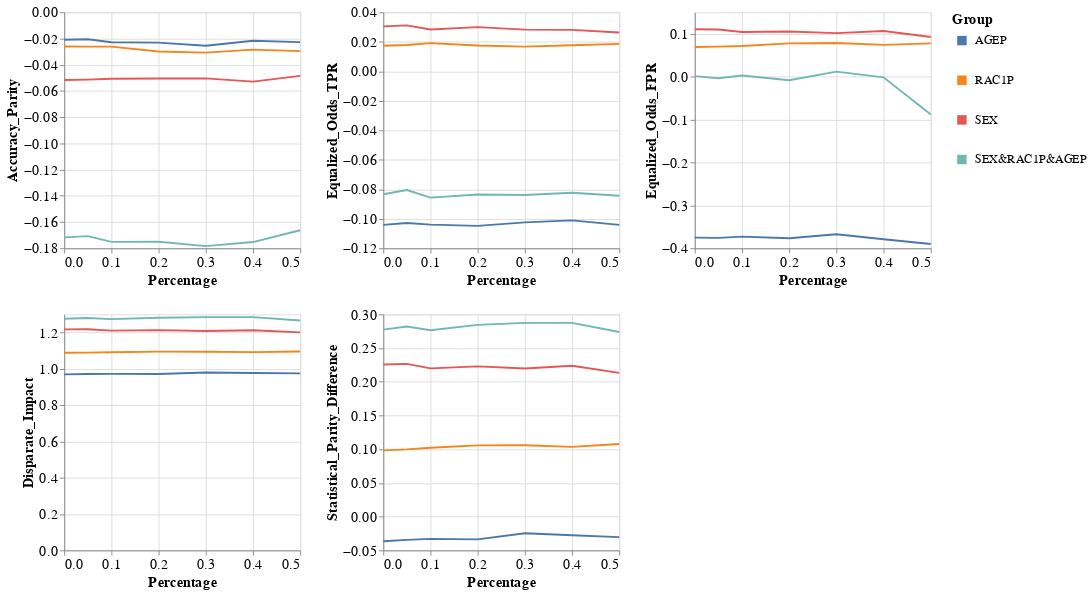

The cell this chart's notebook holds for it:
### Code cell
visualizer.create_groups_grid_pct_lines_plot(model_name=MODEL_NAMES[0],
                                             target_preprocessing_technique=PREPROCESSING_TECHNIQUES[0],
                                             group_metrics_type='fairness')

### Figure 1 — Vega-Lite specification as saved in the notebook (floating-point values rounded to 4 significant figures)
{"config": {"view": {"continuousWidth": 400, "continuousHeight": 300}, "axis": {"labelFontSize": 15, "titleFontSize": 15}, "legend": {"labelFontSize": 13, "symbolStrokeWidth": 10, "titleFontSize": 15}}, "vconcat": [{"hconcat": [{"mark": "line", "encoding": {"color": {"field": "Group", "type": "nominal"}, "x": {"field": "Percentage", "type": "quantitative"}, "y": {"field": "Metric_Value", "title": "Accuracy_Parity", "type": "quantitative"}}, "height": 250, "width": 250}, {"data": {"name": "data-46da9103231d76e9001d770f48db7d32"}, "mark": "line", "encoding": {"color": {"field": "Group", "type": "nominal"}, "x": {"field": "Percentage", "type": "quantitative"}, "y": {"field": "Metric_Value", "title": "Equalized_Odds_TPR", "type": "quantitative"}}, "height": 250, "width": 250}, {"data": {"name": "data-52fa8e888b3dc60525c4aa1cba17528d"}, "mark": "line", "encoding": {"color": {"field": "Group", "type": "nominal"}, "x": {"field": "Percentage", "type": "quantitative"}, "y": {"field": "Metric_Value", "title": "Equalized_Odds_FPR", "type": "quantitative"}}, "height": 250, "width": 250}]}, {"hconcat": [{"mark": "line", "encoding": {"color": {"field": "Group", "type": "nominal"}, "x": {"field": "Percentage", "type": "quantitative"}, "y": {"field": "Metric_Value", "title": "Disparate_Impact", "type": "quantitative"}}, "height": 250, "width": 250}, {"data": {"name": "data-7d85b744a93e8efed83a382d8a93827a"}, "mark": "line", "encoding": {"color": {"field": "Group", "type": "nominal"}, "x": {"field": "Percentage", "type": "quantitative"}, "y": {"field": "Metric_Value", "title": "Statistical_Parity_Difference", "type": "quantitative"}}, "height": 250, "width": 250}], "data": {"name": "data-00ce68fffb4815824ee5a230e3add630"}}], "data": {"name": "data-7b743c8c07b8736324dc1210b50a3002"}, "$schema": "https://vega.github.io/schema/vega-lite/v4.17.0.json", "datasets": {"data-7b743c8c07b8736324dc1210b50a3002": [{"Model_Name": "DecisionTreeClassifier", "Metric": "Accuracy_Parity", "Group": "AGEP", "Metric_Value": -0.02095, "Percentage": 0.0}, {"Model_Name": "DecisionTreeClassifier", "Metric": "Accuracy_Parity", "Group": "RAC1P", "Metric_Value": -0.02612, "Percentage": 0.0}, {"Model_Name": "DecisionTreeClassifier", "Metric": "Accuracy_Parity", "Group": "SEX", "Metric_Value": -0.05169, "Percentage": 0.0}, {"Model_Name": "DecisionTreeClassifier", "Metric": "Accuracy_Parity", "Group": "SEX&RAC1P&AGEP", "Metric_Value": -0.1717, "Percentage": 0.0}, {"Model_Name": "DecisionTreeClassifier", "Metric": "Accuracy_Parity", "Group": "AGEP", "Metric_Value": -0.02054, "Percentage": 0.05}, {"Model_Name": "DecisionTreeClassifier", "Metric": "Accuracy_Parity", "Group": "RAC1P", "Metric_Value": -0.02619, "Percentage": 0.05}, {"Model_Name": "DecisionTreeClassifier", "Metric": "Accuracy_Parity", "Group": "SEX", "Metric_Value": -0.05138, "Percentage": 0.05}, {"Model_Name": "DecisionTreeClassifier", "Metric": "Accuracy_Parity", "Group": "SEX&RAC1P&AGEP", "Metric_Value": -0.1707, "Percentage": 0.05}, {"Model_Name": "DecisionTreeClassifier", "Metric": "Accuracy_Parity", "Group": "AGEP", "Metric_Value": -0.02284, "Percentage": 0.1}, {"Model_Name": "DecisionTreeClassifier", "Metric": "Accuracy_Parity", "Group": "RAC1P", "Metric_Value": -0.02623, "Percentage": 0.1}, {"Model_Name": "DecisionTreeClassifier", "Metric": "Accuracy_Parity", "Group": "SEX", "Metric_Value": -0.05068, "Percentage": 0.1}, {"Model_Name": "DecisionTreeClassifier", "Metric": "Accuracy_Parity", "Group": "SEX&RAC1P&AGEP", "Metric_Value": -0.1751, "Percentage": 0.1}, {"Model_Name": "DecisionTreeClassifier", "Metric": "Accuracy_Parity", "Group": "AGEP", "Metric_Value": -0.02317, "Percentage": 0.2}, {"Model_Name": "DecisionTreeClassifier", "Metric": "Accuracy_Parity", "Group": "RAC1P", "Metric_Value": -0.02988, "Percentage": 0.2}, {"Model_Name": "DecisionTreeClassifier", "Metric": "Accuracy_Parity", "Group": "SEX", "Metric_Value": -0.05054, "Percentage": 0.2}, {"Model_Name": "DecisionTreeClassifier", "Metric": "Accuracy_Parity", "Group": "SEX&RAC1P&AGEP", "Metric_Value": -0.175, "Percentage": 0.2}, {"Model_Name": "DecisionTreeClassifier", "Metric": "Accuracy_Parity", "Group": "AGEP", "Metric_Value": -0.02552, "Percentage": 0.3}, {"Model_Name": "DecisionTreeClassifier", "Metric": "Accuracy_Parity", "Group": "RAC1P", "Metric_Value": -0.0308, "Percentage": 0.3}, {"Model_Name": "DecisionTreeClassifier", "Metric": "Accuracy_Parity", "Group": "SEX", "Metric_Value": -0.05038, "Percentage": 0.3}, {"Model_Name": "DecisionTreeClassifier", "Metric": "Accuracy_Parity", "Group": "SEX&RAC1P&AGEP", "Metric_Value": -0.1784, "Percentage": 0.3}, {"Model_Name": "DecisionTreeClassifier", "Metric": "Accuracy_Parity", "Group": "AGEP", "Metric_Value": -0.02168, "Percentage": 0.4}, {"Model_Name": "DecisionTreeClassifier", "Metric": "Accuracy_Parity", "Group": "RAC1P", "Metric_Value": -0.02846, "Percentage": 0.4}, {"Model_Name": "DecisionTreeClassifier", "Metric": "Accuracy_Parity", "Group": "SEX", "Metric_Value": -0.0529, "Percentage": 0.4}, {"Model_Name": "DecisionTreeClassifier", "Metric": "Accuracy_Parity", "Group": "SEX&RAC1P&AGEP", "Metric_Value": -0.1753, "Percentage": 0.4}, {"Model_Name": "DecisionTreeClassifier", "Metric": "Accuracy_Parity", "Group": "AGEP", "Metric_Value": -0.02276, "Percentage": 0.5}, {"Model_Name": "DecisionTreeClassifier", "Metric": "Accuracy_Parity", "Group": "RAC1P", "Metric_Value": -0.02966, "Percentage": 0.5}, {"Model_Name": "DecisionTreeClassifier", "Metric": "Accuracy_Parity", "Group": "SEX", "Metric_Value": -0.04851, "Percentage": 0.5}, {"Model_Name": "DecisionTreeClassifier", "Metric": "Accuracy_Parity", "Group": "SEX&RAC1P&AGEP", "Metric_Value": -0.1662, "Percentage": 0.5}], "data-46da9103231d76e9001d770f48db7d32": [{"Model_Name": "DecisionTreeClassifier", "Metric": "Equalized_Odds_TPR", "Group": "AGEP", "Metric_Value": -0.1041, "Percentage": 0.0}, {"Model_Name": "DecisionTreeClassifier", "Metric": "Equalized_Odds_TPR", "Group": "RAC1P", "Metric_Value": 0.01726, "Percentage": 0.0}, {"Model_Name": "DecisionTreeClassifier", "Metric": "Equalized_Odds_TPR", "Group": "SEX", "Metric_Value": 0.03045, "Percentage": 0.0}, {"Model_Name": "DecisionTreeClassifier", "Metric": "Equalized_Odds_TPR", "Group": "SEX&RAC1P&AGEP", "Metric_Value": -0.08338, "Percentage": 0.0}, {"Model_Name": "DecisionTreeClassifier", "Metric": "Equalized_Odds_TPR", "Group": "AGEP", "Metric_Value": -0.1029, "Percentage": 0.05}, {"Model_Name": "DecisionTreeClassifier", "Metric": "Equalized_Odds_TPR", "Group": "RAC1P", "Metric_Value": 0.01786, "Percentage": 0.05}, {"Model_Name": "DecisionTreeClassifier", "Metric": "Equalized_Odds_TPR", "Group": "SEX", "Metric_Value": 0.03113, "Percentage": 0.05}, {"Model_Name": "DecisionTreeClassifier", "Metric": "Equalized_Odds_TPR", "Group": "SEX&RAC1P&AGEP", "Metric_Value": -0.08055, "Percentage": 0.05}, {"Model_Name": "DecisionTreeClassifier", "Metric": "Equalized_Odds_TPR", "Group": "AGEP", "Metric_Value": -0.1039, "Percentage": 0.1}, {"Model_Name": "DecisionTreeClassifier", "Metric": "Equalized_Odds_TPR", "Group": "RAC1P", "Metric_Value": 0.01911, "Percentage": 0.1}, {"Model_Name": "DecisionTreeClassifier", "Metric": "Equalized_Odds_TPR", "Group": "SEX", "Metric_Value": 0.02835, "Percentage": 0.1}, {"Model_Name": "DecisionTreeClassifier", "Metric": "Equalized_Odds_TPR", "Group": "SEX&RAC1P&AGEP", "Metric_Value": -0.08565, "Percentage": 0.1}, {"Model_Name": "DecisionTreeClassifier", "Metric": "Equalized_Odds_TPR", "Group": "AGEP", "Metric_Value": -0.1048, "Percentage": 0.2}, {"Model_Name": "DecisionTreeClassifier", "Metric": "Equalized_Odds_TPR", "Group": "RAC1P", "Metric_Value": 0.01751, "Percentage": 0.2}, {"Model_Name": "DecisionTreeClassifier", "Metric": "Equalized_Odds_TPR", "Group": "SEX", "Metric_Value": 0.0299, "Percentage": 0.2}, {"Model_Name": "DecisionTreeClassifier", "Metric": "Equalized_Odds_TPR", "Group": "SEX&RAC1P&AGEP", "Metric_Value": -0.08359, "Percentage": 0.2}, {"Model_Name": "DecisionTreeClassifier", "Metric": "Equalized_Odds_TPR", "Group": "AGEP", "Metric_Value": -0.1024, "Percentage": 0.3}, {"Model_Name": "DecisionTreeClassifier", "Metric": "Equalized_Odds_TPR", "Group": "RAC1P", "Metric_Value": 0.01674, "Percentage": 0.3}, {"Model_Name": "DecisionTreeClassifier", "Metric": "Equalized_Odds_TPR", "Group": "SEX", "Metric_Value": 0.02825, "Percentage": 0.3}, {"Model_Name": "DecisionTreeClassifier", "Metric": "Equalized_Odds_TPR", "Group": "SEX&RAC1P&AGEP", "Metric_Value": -0.08392, "Percentage": 0.3}, {"Model_Name": "DecisionTreeClassifier", "Metric": "Equalized_Odds_TPR", "Group": "AGEP", "Metric_Value": -0.1011, "Percentage": 0.4}, {"Model_Name": "DecisionTreeClassifier", "Metric": "Equalized_Odds_TPR", "Group": "RAC1P", "Metric_Value": 0.01761, "Percentage": 0.4}, {"Model_Name": "DecisionTreeClassifier", "Metric": "Equalized_Odds_TPR", "Group": "SEX", "Metric_Value": 0.02804, "Percentage": 0.4}, {"Model_Name": "DecisionTreeClassifier", "Metric": "Equalized_Odds_TPR", "Group": "SEX&RAC1P&AGEP", "Metric_Value": -0.08241, "Percentage": 0.4}, {"Model_Name": "DecisionTreeClassifier", "Metric": "Equalized_Odds_TPR", "Group": "AGEP", "Metric_Value": -0.1041, "Percentage": 0.5}, {"Model_Name": "DecisionTreeClassifier", "Metric": "Equalized_Odds_TPR", "Group": "RAC1P", "Metric_Value": 0.01855, "Percentage": 0.5}, {"Model_Name": "DecisionTreeClassifier", "Metric": "Equalized_Odds_TPR", "Group": "SEX", "Metric_Value": 0.02627, "Percentage": 0.5}, {"Model_Name": "DecisionTreeClassifier", "Metric": "Equalized_Odds_TPR", "Group": "SEX&RAC1P&AGEP", "Metric_Value": -0.08436, "Percentage": 0.5}], "data-52fa8e888b3dc60525c4aa1cba17528d": [{"Model_Name": "DecisionTreeClassifier", "Metric": "Equalized_Odds_FPR", "Group": "AGEP", "Metric_Value": -0.3752, "Percentage": 0.0}, {"Model_Name": "DecisionTreeClassifier", "Metric": "Equalized_Odds_FPR", "Group": "RAC1P", "Metric_Value": 0.06921, "Percentage": 0.0}, {"Model_Name": "DecisionTreeClassifier", "Metric": "Equalized_Odds_FPR", "Group": "SEX", "Metric_Value": 0.1103, "Percentage": 0.0}, {"Model_Name": "DecisionTreeClassifier", "Metric": "Equalized_Odds_FPR", "Group": "SEX&RAC1P&AGEP", "Metric_Value": 0.001128, "Percentage": 0.0}, {"Model_Name": "DecisionTreeClassifier", "Metric": "Equalized_Odds_FPR", "Group": "AGEP", "Metric_Value": -0.3758, "Percentage": 0.05}, {"Model_Name": "DecisionTreeClassifier", "Metric": "Equalized_Odds_FPR", "Group": "RAC1P", "Metric_Value": 0.06995, "Percentage": 0.05}, {"Model_Name": "DecisionTreeClassifier", "Metric": "Equalized_Odds_FPR", "Group": "SEX", "Metric_Value": 0.1099, "Percentage": 0.05}, {"Model_Name": "DecisionTreeClassifier", "Metric": "Equalized_Odds_FPR", "Group": "SEX&RAC1P&AGEP", "Metric_Value": -0.003905, "Percentage": 0.05}, {"Model_Name": "DecisionTreeClassifier", "Metric": "Equalized_Odds_FPR", "Group": "AGEP", "Metric_Value": -0.373, "Percentage": 0.1}, {"Model_Name": "DecisionTreeClassifier", "Metric": "Equalized_Odds_FPR", "Group": "RAC1P", "Metric_Value": 0.07143, "Percentage": 0.1}, {"Model_Name": "DecisionTreeClassifier", "Metric": "Equalized_Odds_FPR", "Group": "SEX", "Metric_Value": 0.104, "Percentage": 0.1}, {"Model_Name": "DecisionTreeClassifier", "Metric": "Equalized_Odds_FPR", "Group": "SEX&RAC1P&AGEP", "Metric_Value": 0.002518, "Percentage": 0.1}, {"Model_Name": "DecisionTreeClassifier", "Metric": "Equalized_Odds_FPR", "Group": "AGEP", "Metric_Value": -0.3767, "Percentage": 0.2}, {"Model_Name": "DecisionTreeClassifier", "Metric": "Equalized_Odds_FPR", "Group": "RAC1P", "Metric_Value": 0.07746, "Percentage": 0.2}, {"Model_Name": "DecisionTreeClassifier", "Metric": "Equalized_Odds_FPR", "Group": "SEX", "Metric_Value": 0.105, "Percentage": 0.2}, {"Model_Name": "DecisionTreeClassifier", "Metric": "Equalized_Odds_FPR", "Group": "SEX&RAC1P&AGEP", "Metric_Value": -0.008442, "Percentage": 0.2}, {"Model_Name": "DecisionTreeClassifier", "Metric": "Equalized_Odds_FPR", "Group": "AGEP", "Metric_Value": -0.3673, "Percentage": 0.3}, {"Model_Name": "DecisionTreeClassifier", "Metric": "Equalized_Odds_FPR", "Group": "RAC1P", "Metric_Value": 0.07831, "Percentage": 0.3}, {"Model_Name": "DecisionTreeClassifier", "Metric": "Equalized_Odds_FPR", "Group": "SEX", "Metric_Value": 0.1013, "Percentage": 0.3}, {"Model_Name": "DecisionTreeClassifier", "Metric": "Equalized_Odds_FPR", "Group": "SEX&RAC1P&AGEP", "Metric_Value": 0.01157, "Percentage": 0.3}, {"Model_Name": "DecisionTreeClassifier", "Metric": "Equalized_Odds_FPR", "Group": "AGEP", "Metric_Value": -0.3789, "Percentage": 0.4}, {"Model_Name": "DecisionTreeClassifier", "Metric": "Equalized_Odds_FPR", "Group": "RAC1P", "Metric_Value": 0.07404, "Percentage": 0.4}, {"Model_Name": "DecisionTreeClassifier", "Metric": "Equalized_Odds_FPR", "Group": "SEX", "Metric_Value": 0.1064, "Percentage": 0.4}, {"Model_Name": "DecisionTreeClassifier", "Metric": "Equalized_Odds_FPR", "Group": "SEX&RAC1P&AGEP", "Metric_Value": -0.001727, "Percentage": 0.4}, {"Model_Name": "DecisionTreeClassifier", "Metric": "Equalized_Odds_FPR", "Group": "AGEP", "Metric_Value": -0.3902, "Percentage": 0.5}, {"Model_Name": "DecisionTreeClassifier", "Metric": "Equalized_Odds_FPR", "Group": "RAC1P", "Metric_Value": 0.07747, "Percentage": 0.5}, {"Model_Name": "DecisionTreeClassifier", "Metric": "Equalized_Odds_FPR", "Group": "SEX", "Metric_Value": 0.09245, "Percentage": 0.5}, {"Model_Name": "DecisionTreeClassifier", "Metric": "Equalized_Odds_FPR", "Group": "SEX&RAC1P&AGEP", "Metric_Value": -0.08816, "Percentage": 0.5}], "data-00ce68fffb4815824ee5a230e3add630": [{"Model_Name": "DecisionTreeClassifier", "Metric": "Disparate_Impact", "Group": "AGEP", "Metric_Value": 0.9692, "Percentage": 0.0}, {"Model_Name": "DecisionTreeClassifier", "Metric": "Disparate_Impact", "Group": "RAC1P", "Metric_Value": 1.088, "Percentage": 0.0}, {"Model_Name": "DecisionTreeClassifier", "Metric": "Disparate_Impact", "Group": "SEX", "Metric_Value": 1.217, "Percentage": 0.0}, {"Model_Name": "DecisionTreeClassifier", "Metric": "Disparate_Impact", "Group": "SEX&RAC1P&AGEP", "Metric_Value": 1.276, "Percentage": 0.0}, {"Model_Name": "DecisionTreeClassifier", "Metric": "Disparate_Impact", "Group": "AGEP", "Metric_Value": 0.9711, "Percentage": 0.05}, {"Model_Name": "DecisionTreeClassifier", "Metric": "Disparate_Impact", "Group": "RAC1P", "Metric_Value": 1.089, "Percentage": 0.05}, {"Model_Name": "DecisionTreeClassifier", "Metric": "Disparate_Impact", "Group": "SEX", "Metric_Value": 1.218, "Percentage": 0.05}, {"Model_Name": "DecisionTreeClassifier", "Metric": "Disparate_Impact", "Group": "SEX&RAC1P&AGEP", "Metric_Value": 1.28, "Percentage": 0.05}, {"Model_Name": "DecisionTreeClassifier", "Metric": "Disparate_Impact", "Group": "AGEP", "Metric_Value": 0.9722, "Percentage": 0.1}, {"Model_Name": "DecisionTreeClassifier", "Metric": "Disparate_Impact", "Group": "RAC1P", "Metric_Value": 1.091, "Percentage": 0.1}, {"Model_Name": "DecisionTreeClassifier", "Metric": "Disparate_Impact", "Group": "SEX", "Metric_Value": 1.21, "Percentage": 0.1}, {"Model_Name": "DecisionTreeClassifier", "Metric": "Disparate_Impact", "Group": "SEX&RAC1P&AGEP", "Metric_Value": 1.274, "Percentage": 0.1}, {"Model_Name": "DecisionTreeClassifier", "Metric": "Disparate_Impact", "Group": "AGEP", "Metric_Value": 0.9717, "Percentage": 0.2}, {"Model_Name": "DecisionTreeClassifier", "Metric": "Disparate_Impact", "Group": "RAC1P", "Metric_Value": 1.094, "Percentage": 0.2}, {"Model_Name": "DecisionTreeClassifier", "Metric": "Disparate_Impact", "Group": "SEX", "Metric_Value": 1.213, "Percentage": 0.2}, {"Model_Name": "DecisionTreeClassifier", "Metric": "Disparate_Impact", "Group": "SEX&RAC1P&AGEP", "Metric_Value": 1.281, "Percentage": 0.2}, {"Model_Name": "DecisionTreeClassifier", "Metric": "Disparate_Impact", "Group": "AGEP", "Metric_Value": 0.9795, "Percentage": 0.3}, {"Model_Name": "DecisionTreeClassifier", "Metric": "Disparate_Impact", "Group": "RAC1P", "Metric_Value": 1.094, "Percentage": 0.3}, {"Model_Name": "DecisionTreeClassifier", "Metric": "Disparate_Impact", "Group": "SEX", "Metric_Value": 1.209, "Percentage": 0.3}, {"Model_Name": "DecisionTreeClassifier", "Metric": "Disparate_Impact", "Group": "SEX&RAC1P&AGEP", "Metric_Value": 1.285, "Percentage": 0.3}, {"Model_Name": "DecisionTreeClassifier", "Metric": "Disparate_Impact", "Group": "AGEP", "Metric_Value": 0.9772, "Percentage": 0.4}, {"Model_Name": "DecisionTreeClassifier", "Metric": "Disparate_Impact", "Group": "RAC1P", "Metric_Value": 1.092, "Percentage": 0.4}, {"Model_Name": "DecisionTreeClassifier", "Metric": "Disparate_Impact", "Group": "SEX", "Metric_Value": 1.212, "Percentage": 0.4}, {"Model_Name": "DecisionTreeClassifier", "Metric": "Disparate_Impact", "Group": "SEX&RAC1P&AGEP", "Metric_Value": 1.285, "Percentage": 0.4}, {"Model_Name": "DecisionTreeClassifier", "Metric": "Disparate_Impact", "Group": "AGEP", "Metric_Value": 0.9749, "Percentage": 0.5}, {"Model_Name": "DecisionTreeClassifier", "Metric": "Disparate_Impact", "Group": "RAC1P", "Metric_Value": 1.095, "Percentage": 0.5}, {"Model_Name": "DecisionTreeClassifier", "Metric": "Disparate_Impact", "Group": "SEX", "Metric_Value": 1.2, "Percentage": 0.5}, {"Model_Name": "DecisionTreeClassifier", "Metric": "Disparate_Impact", "Group": "SEX&RAC1P&AGEP", "Metric_Value": 1.266, "Percentage": 0.5}], "data-7d85b744a93e8efed83a382d8a93827a": [{"Model_Name": "DecisionTreeClassifier", "Metric": "Statistical_Parity_Difference", "Group": "AGEP", "Metric_Value": -0.03651, "Percentage": 0.0}, {"Model_Name": "DecisionTreeClassifier", "Metric": "Statistical_Parity_Difference", "Group": "RAC1P", "Metric_Value": 0.09835, "Percentage": 0.0}, {"Model_Name": "DecisionTreeClassifier", "Metric": "Statistical_Parity_Difference", "Group": "SEX", "Metric_Value": 0.2257, "Percentage": 0.0}, {"Model_Name": "DecisionTreeClassifier", "Metric": "Statistical_Parity_Difference", "Group": "SEX&RAC1P&AGEP", "Metric_Value": 0.2773, "Percentage": 0.0}, {"Model_Name": "DecisionTreeClassifier", "Metric": "Statistical_Parity_Difference", "Group": "AGEP", "Metric_Value": -0.03438, "Percentage": 0.05}, {"Model_Name": "DecisionTreeClassifier", "Metric": "Statistical_Parity_Difference", "Group": "RAC1P", "Metric_Value": 0.09967, "Percentage": 0.05}, {"Model_Name": "DecisionTreeClassifier", "Metric": "Statistical_Parity_Difference", "Group": "SEX", "Metric_Value": 0.2265, "Percentage": 0.05}, {"Model_Name": "DecisionTreeClassifier", "Metric": "Statistical_Parity_Difference", "Group": "SEX&RAC1P&AGEP", "Metric_Value": 0.2819, "Percentage": 0.05}, {"Model_Name": "DecisionTreeClassifier", "Metric": "Statistical_Parity_Difference", "Group": "AGEP", "Metric_Value": -0.03306, "Percentage": 0.1}, {"Model_Name": "DecisionTreeClassifier", "Metric": "Statistical_Parity_Difference", "Group": "RAC1P", "Metric_Value": 0.1023, "Percentage": 0.1}, {"Model_Name": "DecisionTreeClassifier", "Metric": "Statistical_Parity_Difference", "Group": "SEX", "Metric_Value": 0.2199, "Percentage": 0.1}, {"Model_Name": "DecisionTreeClassifier", "Metric": "Statistical_Parity_Difference", "Group": "SEX&RAC1P&AGEP", "Metric_Value": 0.2764, "Percentage": 0.1}, {"Model_Name": "DecisionTreeClassifier", "Metric": "Statistical_Parity_Difference", "Group": "AGEP", "Metric_Value": -0.03378, "Percentage": 0.2}, {"Model_Name": "DecisionTreeClassifier", "Metric": "Statistical_Parity_Difference", "Group": "RAC1P", "Metric_Value": 0.1058, "Percentage": 0.2}, {"Model_Name": "DecisionTreeClassifier", "Metric": "Statistical_Parity_Difference", "Group": "SEX", "Metric_Value": 0.2229, "Percentage": 0.2}, {"Model_Name": "DecisionTreeClassifier", "Metric": "Statistical_Parity_Difference", "Group": "SEX&RAC1P&AGEP", "Metric_Value": 0.2844, "Percentage": 0.2}, {"Model_Name": "DecisionTreeClassifier", "Metric": "Statistical_Parity_Difference", "Group": "AGEP", "Metric_Value": -0.02462, "Percentage": 0.3}, {"Model_Name": "DecisionTreeClassifier", "Metric": "Statistical_Parity_Difference", "Group": "RAC1P", "Metric_Value": 0.106, "Percentage": 0.3}, {"Model_Name": "DecisionTreeClassifier", "Metric": "Statistical_Parity_Difference", "Group": "SEX", "Metric_Value": 0.2198, "Percentage": 0.3}, {"Model_Name": "DecisionTreeClassifier", "Metric": "Statistical_Parity_Difference", "Group": "SEX&RAC1P&AGEP", "Metric_Value": 0.2874, "Percentage": 0.3}, {"Model_Name": "DecisionTreeClassifier", "Metric": "Statistical_Parity_Difference", "Group": "AGEP", "Metric_Value": -0.02762, "Percentage": 0.4}, {"Model_Name": "DecisionTreeClassifier", "Metric": "Statistical_Parity_Difference", "Group": "RAC1P", "Metric_Value": 0.1035, "Percentage": 0.4}, {"Model_Name": "DecisionTreeClassifier", "Metric": "Statistical_Parity_Difference", "Group": "SEX", "Metric_Value": 0.2239, "Percentage": 0.4}, {"Model_Name": "DecisionTreeClassifier", "Metric": "Statistical_Parity_Difference", "Group": "SEX&RAC1P&AGEP", "Metric_Value": 0.2873, "Percentage": 0.4}, {"Model_Name": "DecisionTreeClassifier", "Metric": "Statistical_Parity_Difference", "Group": "AGEP", "Metric_Value": -0.03042, "Percentage": 0.5}, {"Model_Name": "DecisionTreeClassifier", "Metric": "Statistical_Parity_Difference", "Group": "RAC1P", "Metric_Value": 0.1077, "Percentage": 0.5}, {"Model_Name": "DecisionTreeClassifier", "Metric": "Statistical_Parity_Difference", "Group": "SEX", "Metric_Value": 0.2133, "Percentage": 0.5}, {"Model_Name": "DecisionTreeClassifier", "Metric": "Statistical_Parity_Difference", "Group": "SEX&RAC1P&AGEP", "Metric_Value": 0.2739, "Percentage": 0.5}]}}
